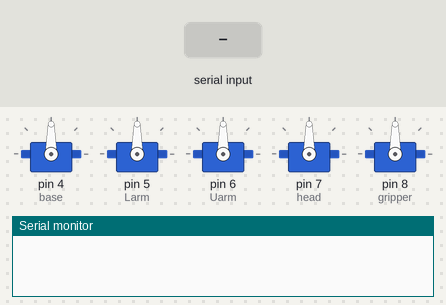
A sketch run on a simulated Arduino Uno, built with avr-gcc and run on an emulated ATmega328P. Parts: 5 × servo, the last lines printed to the serial monitor. The inputs (shaded band) are chosen by the test bench.

Above: at 1.2 s.
1.3 s: "5" received over Serial
At 2.5 s:
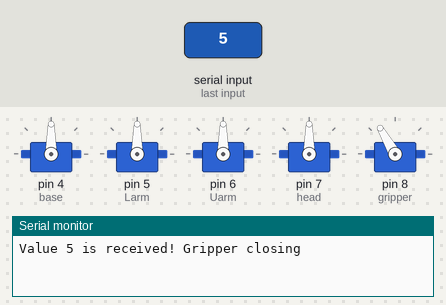
3.0 s: "6" received over Serial
At 4.8 s:
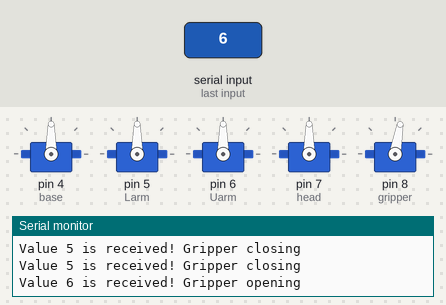
Timing chart, 0 to 6.3 s (numbered marks = the images above; inputs shaded):
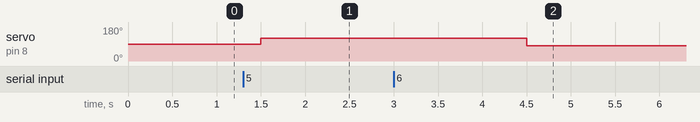

The sketch:

Kuka_01.ino
```cpp
#include<Servo.h>
int base = 4;
int Larm = 5;
int Uarm = 6;
int head = 7;
int gripper = 8;

Servo base1;
Servo Larm1;
Servo Uarm1;
Servo head1;
Servo gripper1;

int val = 0;
int pos = 0;

// the setup routine runs once when you press reset:
void setup() {
  base1.attach(base);
  Larm1.attach(Larm);
  Uarm1.attach(Uarm);
  head1.attach(head);
  gripper1.attach(gripper);
  Serial.begin(9600);
}

//Main run loop
void loop() {
  if (Serial.available())
  {
    val = Serial.read();    //Read the serial value sent from C# app
  }

  if (val == '1')
  {
    Serial.println("Value 1 is received! Move base to 90deg");
    base1.write(90);      //Most probably some reasonable central position
  }
  if (val == '2')
  {
    Serial.println("Value 2 is received! Move Lower arm to 90deg");
    Larm1.write(90);      //Lower arm position
  }
  if (val == '3')
  {
    Serial.println("Value 3 is received! Move Upper arm to 90deg");
    Uarm1.write(90);      //Upper arm position
  }
  if (val == '4')
  {
    Serial.println("Value 4 is received! Move head to 90deg");
    head1.write(90);      //Head position
  }
  if (val == '5')
  {
    Serial.println("Value 5 is received! Gripper closing");
    gripper1.write(120);      //Close Gripper
  }
  if (val == '6')
  {
    Serial.println("Value 6 is received! Gripper opening");
    gripper1.write(80);      //Open Gripper
  }

  delay(1500);      //Wait for 1.5seconds till next loop

}//End of main loop
```

Measured:
- after the input at 1.3 s, servo on pin 8 (gripper): 90° → 120° after 0.20 s
- after the input at 3.0 s, servo on pin 8 (gripper): 120° → 80° after 1.5 s
